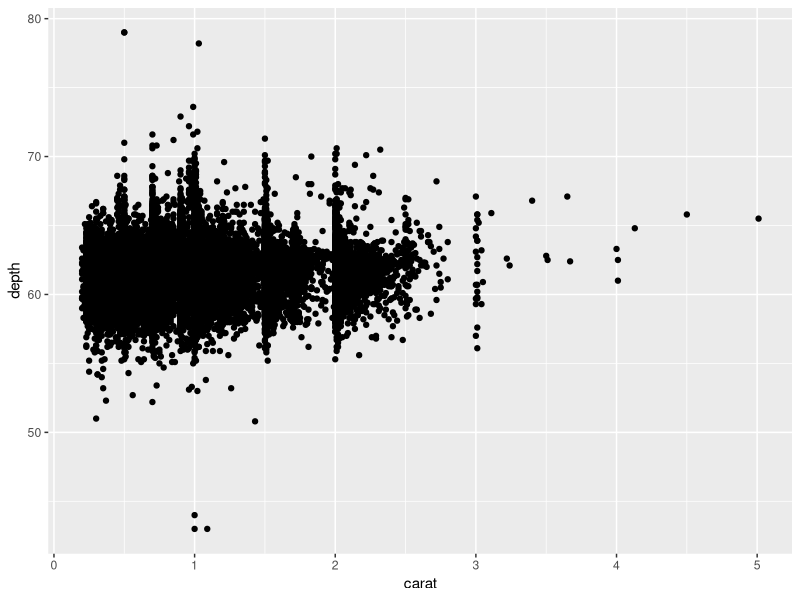
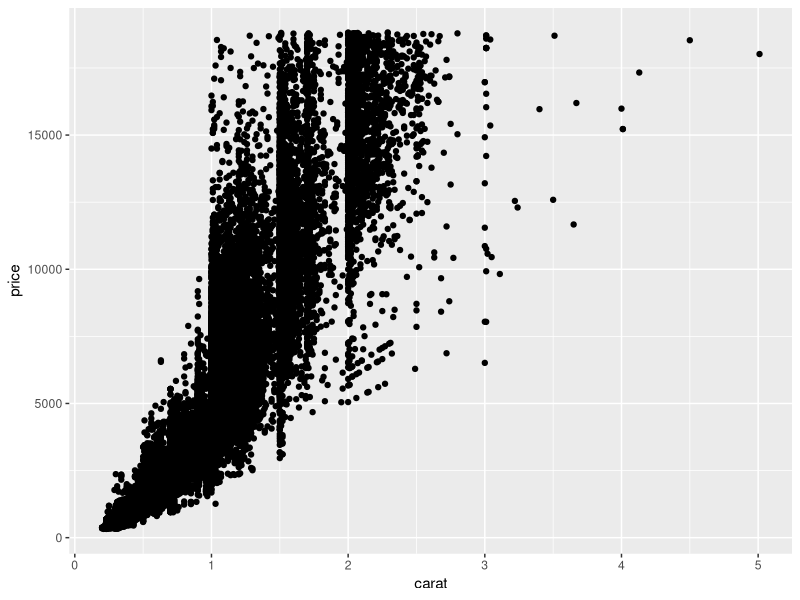
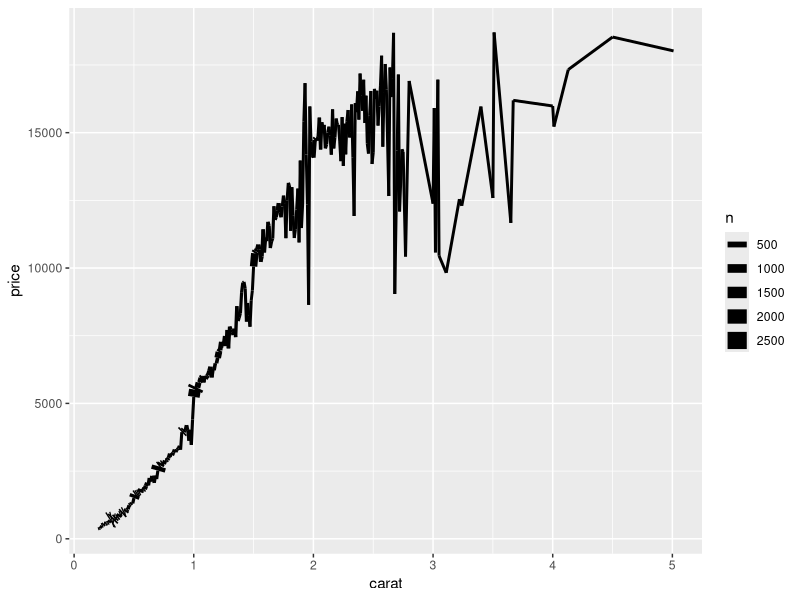
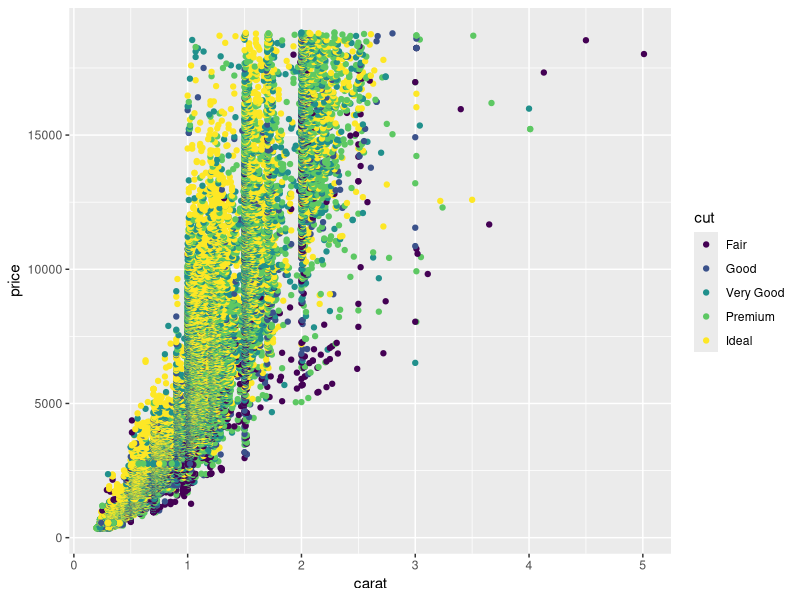

Generate these figures, in order, with R:
## ---- chunk 1
library(tidyverse)
# knitr options
knitr::opts_chunk$set(echo = TRUE)
## ---- chunk 2
glimpse(diamonds)
## ---- chunk 3
## NOTE: No need to edit; run and inspect

ggplot(            # 1. Starting a ggplot
  data = diamonds  # 2. Dataset to visualize
) +                # 3. Adding elements to the plot
  geom_point(      # 4. Geometry
    mapping = aes( # 5. `Aes`thetic mapping
      x = carat,   # 5.1. Mapping the `x` variable
      y = depth    # 5.2. Mapping the `y` variable
    )
  )
## ---- chunk 4
## TODO: Complete this code
ggplot(diamonds) +                
  geom_point(      
    mapping = aes( 
      x = carat,   
      y = price    
    )
  )
## ---- chunk 5
## NOTE: This is some more advanced code we'll learn to write later
diamonds %>% 
  group_by(carat) %>% 
  summarize(
    price = mean(price),
    n = n()
  ) %>% 
  
  # This is the focus of this code: Note the 
  # additional `linewidth` argument to aes()
  ggplot() +
  geom_line(aes(x = carat, y = price, linewidth = n))
## ---- chunk 6
?geom_point
## ---- chunk 7
## TODO: Complete this code
ggplot(diamonds) +
geom_point(aes(x = carat, y = price, color = cut))
